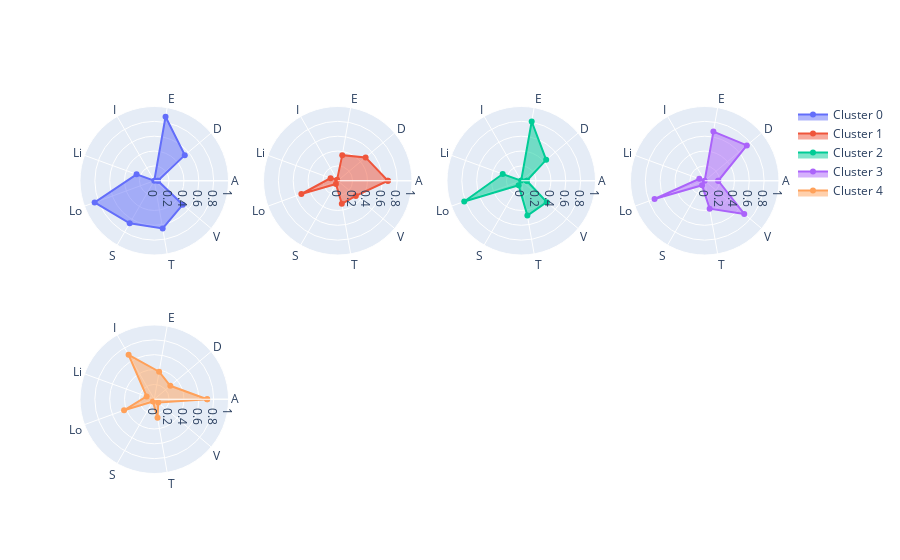

Here is the notebook cell this chart was saved with:
### Code cell
from plotly.subplots import make_subplots
import numpy as np
import plotly.graph_objects as go

fig = make_subplots(rows=2, cols=4, specs=[[{'type': 'polar'}]*4]*2)

angles = list(values_df.columns[4:])
angles.append(angles[0])
abbrev = ["A", "D", "E", "I", "Li", "Lo", "S", "T", "V", "A"]

layoutdict = dict(
            radialaxis=dict(
            visible=True,
            range=[0, 1]
            ))

for i in range(n_clusters):
    subset = values_df[values_df['cluster'] == i]
    data = [np.mean(subset[col]) for col in subset.columns[4:]]
    data.append(data[0])
    fig.add_trace(go.Scatterpolar(
        r=data,
        theta=abbrev,
        fill='toself',
        name="Cluster " + str(i)),
        i // 4 + 1,
        i % 4 + 1)
    
fig.update_layout(
        polar=layoutdict,
        polar2=layoutdict,
        polar3=layoutdict,
        polar4=layoutdict,
        polar5=layoutdict,
        polar6=layoutdict,
        polar7=layoutdict,
        polar8=layoutdict,
        showlegend=True
        )
fig.show()

### Figure 1 — Plotly figure (JSON) as saved in the notebook; plotly's stock layout.template omitted (floating-point values rounded to 4 significant figures)
{"data": [{"fill": "toself", "name": "Cluster 0", "r": [0.04906, 0.5361, 0.8747, 3.839e-05, 0.2536, 0.8549, 0.6616, 0.6518, 0.5012, 0.04906], "subplot": "polar", "theta": ["A", "D", "E", "I", "Li", "Lo", "S", "T", "V", "A"], "type": "scatterpolar"}, {"fill": "toself", "name": "Cluster 1", "r": [0.6746, 0.4895, 0.3501, 0.01745, 0.1029, 0.5217, 0.04988, 0.3151, 0.3174, 0.6746], "subplot": "polar2", "theta": ["A", "D", "E", "I", "Li", "Lo", "S", "T", "V", "A"], "type": "scatterpolar"}, {"fill": "toself", "name": "Cluster 2", "r": [0.07402, 0.4381, 0.8101, 0.002286, 0.2654, 0.817, 0.07049, 0.4764, 0.4486, 0.07402], "subplot": "polar3", "theta": ["A", "D", "E", "I", "Li", "Lo", "S", "T", "V", "A"], "type": "scatterpolar"}, {"fill": "toself", "name": "Cluster 3", "r": [0.1823, 0.7402, 0.6727, 0.001586, 0.07778, 0.7192, 0.07115, 0.3818, 0.6943, 0.1823], "subplot": "polar4", "theta": ["A", "D", "E", "I", "Li", "Lo", "S", "T", "V", "A"], "type": "scatterpolar"}, {"fill": "toself", "name": "Cluster 4", "r": [0.7121, 0.2817, 0.3765, 0.6913, 0.1097, 0.4329, 0.03628, 0.2539, 0.07036, 0.7121], "subplot": "polar5", "theta": ["A", "D", "E", "I", "Li", "Lo", "S", "T", "V", "A"], "type": "scatterpolar"}], "layout": {"polar": {"domain": {"x": [0, 0.2125], "y": [0.575, 1]}, "radialaxis": {"range": [0, 1], "visible": true}}, "polar2": {"domain": {"x": [0.2625, 0.475], "y": [0.575, 1]}, "radialaxis": {"range": [0, 1], "visible": true}}, "polar3": {"domain": {"x": [0.525, 0.7375], "y": [0.575, 1]}, "radialaxis": {"range": [0, 1], "visible": true}}, "polar4": {"domain": {"x": [0.7875, 1], "y": [0.575, 1]}, "radialaxis": {"range": [0, 1], "visible": true}}, "polar5": {"domain": {"x": [0, 0.2125], "y": [0, 0.425]}, "radialaxis": {"range": [0, 1], "visible": true}}, "polar6": {"domain": {"x": [0.2625, 0.475], "y": [0, 0.425]}, "radialaxis": {"range": [0, 1], "visible": true}}, "polar7": {"domain": {"x": [0.525, 0.7375], "y": [0, 0.425]}, "radialaxis": {"range": [0, 1], "visible": true}}, "polar8": {"domain": {"x": [0.7875, 1], "y": [0, 0.425]}, "radialaxis": {"range": [0, 1], "visible": true}}, "showlegend": true}}
